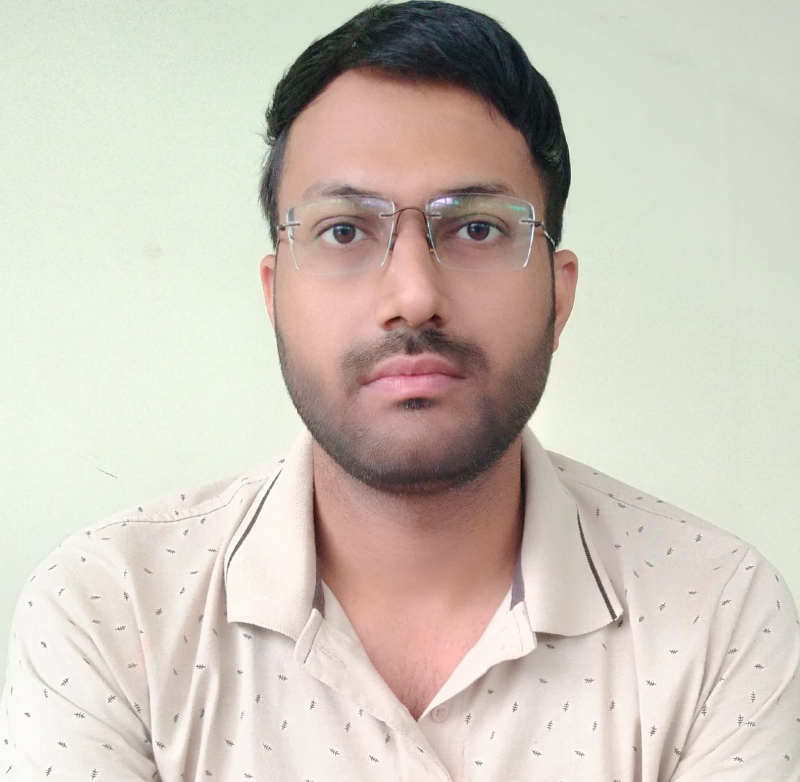
#> input picture 12-Aug/rohit.jpg, 1599 x 1564 px (shown at 1/2 size)
$ jupyter execute img_read.ipynb
#> lines starting #> are read from the running program, lines starting #| are printed output that depends on the picture
[cell 1]
import cv2
import matplotlib.pyplot as plt

[cell 2]
img = cv2.imread("rohit.jpg")
#> img is the input picture: shape (1564, 1599, 3); mean B, G, R 189, 199.5, 207.5

[cell 3]
plt.imshow(img)

[cell 4]
img.size
#> Out = 7502508

[cell 5]
img.shape
#> Out = (1564, 1599, 3)

[cell 6]
1564*1599*3

[cell 7]
a = img[50, 50]
#> a = [206, 221, 213]

[cell 8]
a
#> Out = [206, 221, 213]

[cell 9]
img1=cv2.imread("rohit.jpg")

[cell 10]
b,g,r = cv2.split(img1)
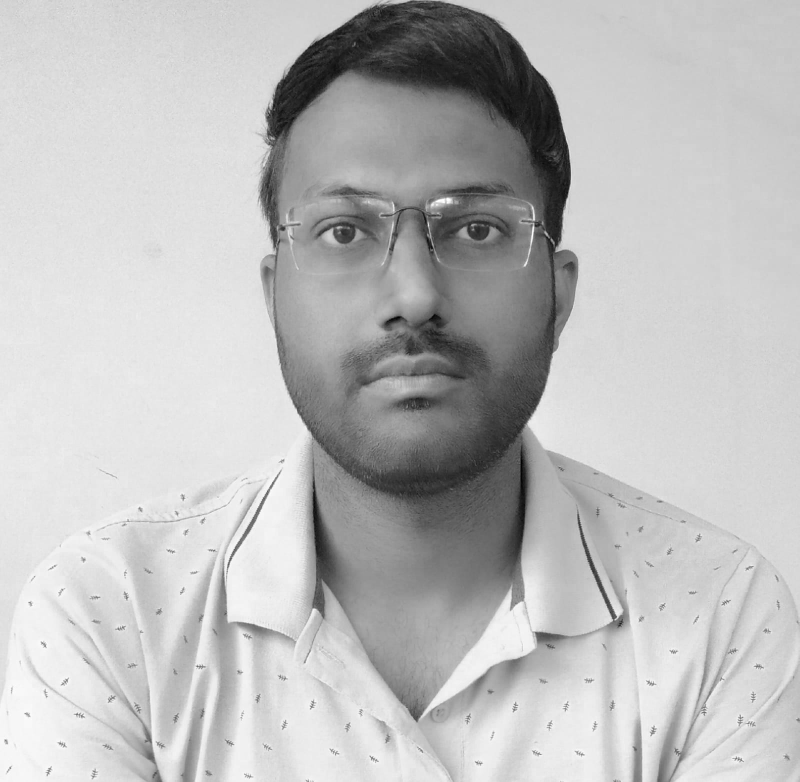
#> b: shape (1564, 1599) (shown at 1/2 size); min 0, max 255, mean 189
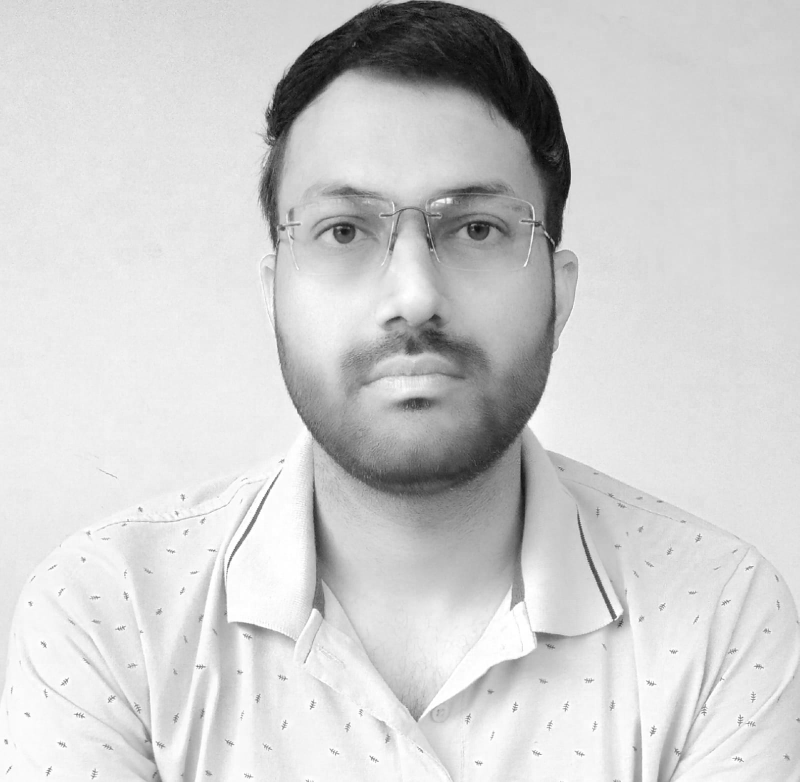
#> r: shape (1564, 1599) (shown at 1/2 size); min 0, max 255, mean 207.5

[cell 11]
r.shape, g.shape, b.shape

[cell 12]
img_rgb = cv2.cvtColor(img, cv2.COLOR_BGR2RGB)

[cell 13]
plt.imshow(img_rgb)

[cell 14]
img_rgb1 = cv2.resize(img_rgb, (100,200))
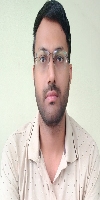
#> img_rgb1: shape (200, 100, 3); mean R, G, B 207.3, 199.4, 188.9
plt.imshow(img_rgb1)

[cell 15]
img_f1 = cv2.flip(img_rgb, 0)
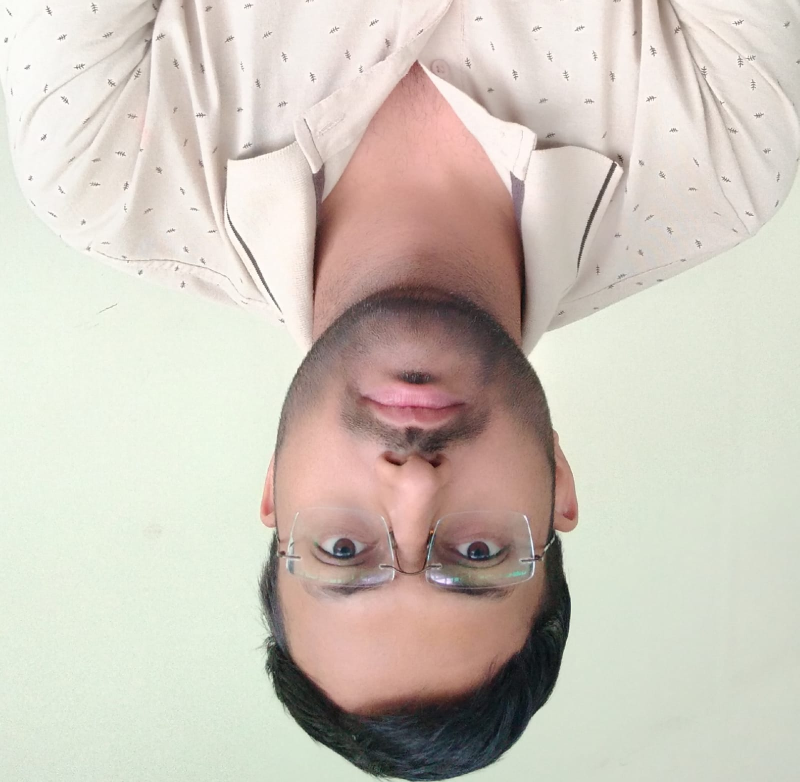
#> img_f1: shape (1564, 1599, 3) (shown at 1/2 size); mean R, G, B 207.5, 199.5, 189
plt.imshow(img_f1)

[cell 16]
img_rgb.shape
#> Out = (1564, 1599, 3)

[cell 17]
x_offset = 1564 - 500
y_offset = 1564 - 500

[cell 18]
rows, cols, channels = img_rgb.shape
#> rows = 1564; cols = 1599; channels = 3

[cell 19]
roi = img_rgb[0:x_offset, 0:y_offset]
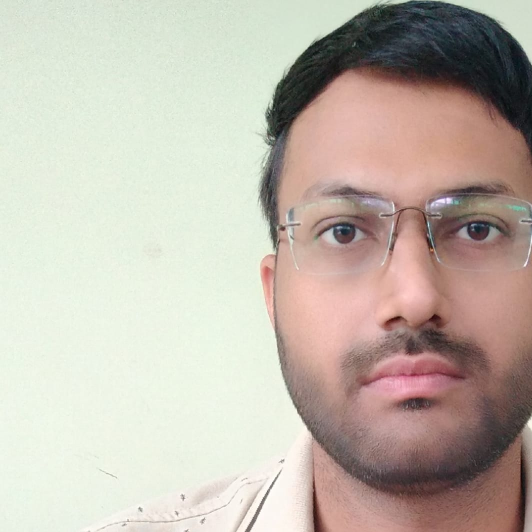
#> roi: shape (1064, 1064, 3) (shown at 1/2 size); mean R, G, B 194.5, 185.1, 173.9
plt.imshow(roi)

[cell 20]
roi = img_rgb[x_offset:rows, y_offset:cols]
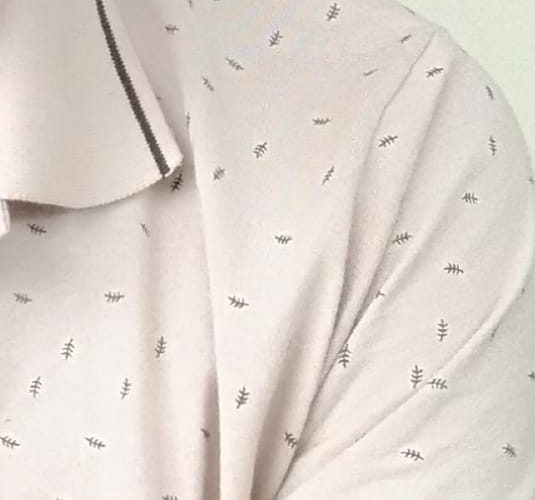
#> roi: shape (500, 535, 3); mean R, G, B 222.9, 214.1, 207.2
plt.imshow(roi)

[cell 21]
roi = img_rgb[350:570, 0:cols]
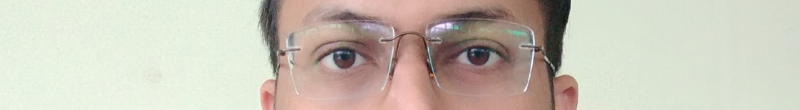
#> roi: shape (220, 1599, 3) (shown at 1/2 size); mean R, G, B 201.5, 195.7, 182.8
plt.imshow(roi)

[cell 22]
plt.imshow(img_rgb)

[cell 23]
f = cv2.FONT_HERSHEY_SIMPLEX
cv2.putText(img_rgb, text = "rohit", org=(0, 100), fontFace=f,fontScale=2,color=(155,200,105), thickness=3)
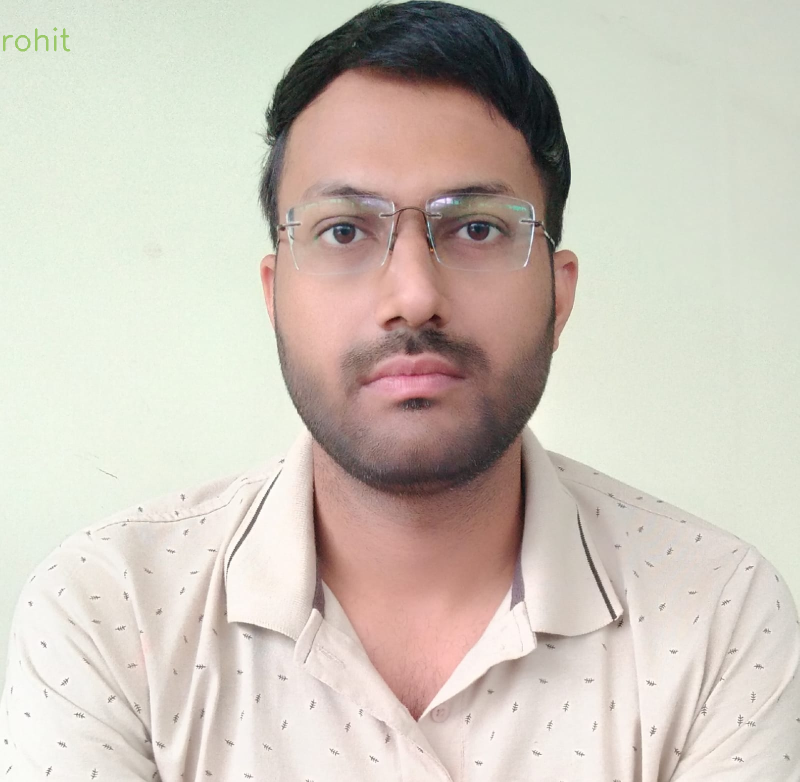
#> img_rgb: shape (1564, 1599, 3) (shown at 1/2 size); mean R, G, B 207.4, 199.4, 189
plt.imshow(img_rgb)

[cell 24]
img_gray = cv2.cvtColor(img_rgb, cv2.COLOR_BGR2GRAY)
plt.imshow(img_gray)

$ run again, with 12-Aug/sharma.jpg copied over 12-Aug/rohit.jpg
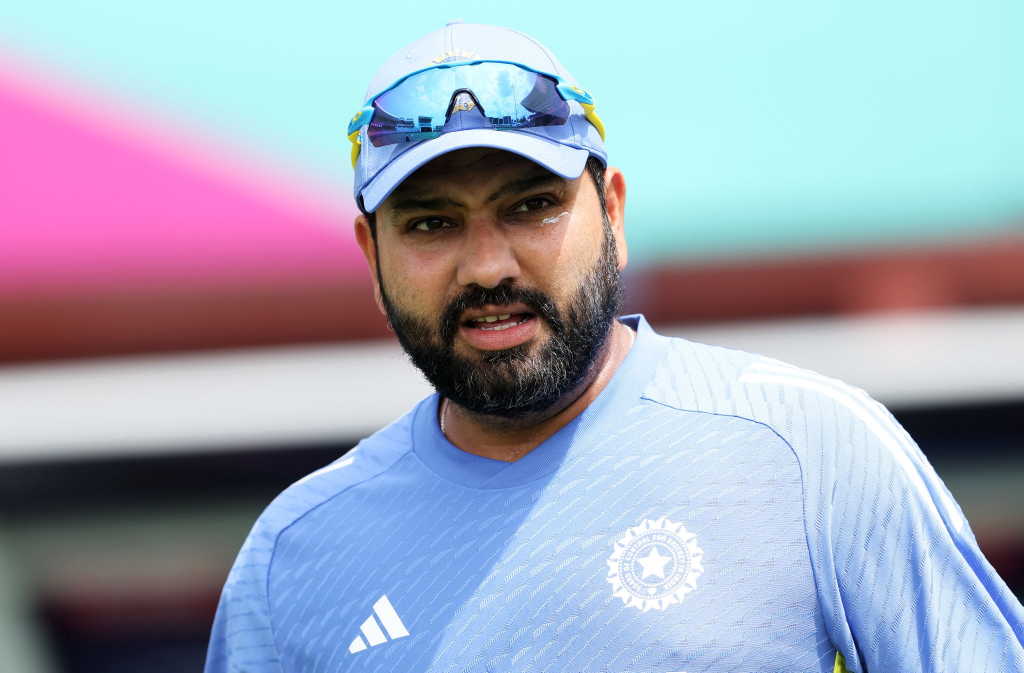
#> input picture 12-Aug/sharma.jpg, 2048 x 1345 px (shown at 1/2 size)
#> img is the input picture: shape (1345, 2048, 3); mean B, G, R 184.9, 167.4, 161
#> a = [248, 246, 192]
#> `roi = img_rgb[350:570, 0:cols]`:
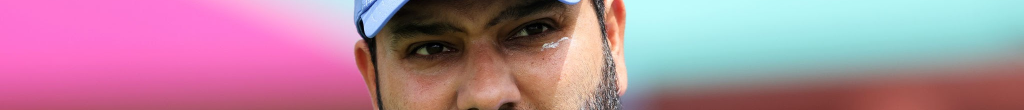
#> roi: shape (220, 2048, 3) (shown at 1/2 size); mean R, G, B 177.6, 136.3, 156.3
#> `img_gray = cv2.cvtColor(img_rgb, cv2.COLOR_BGR2GRAY)`:
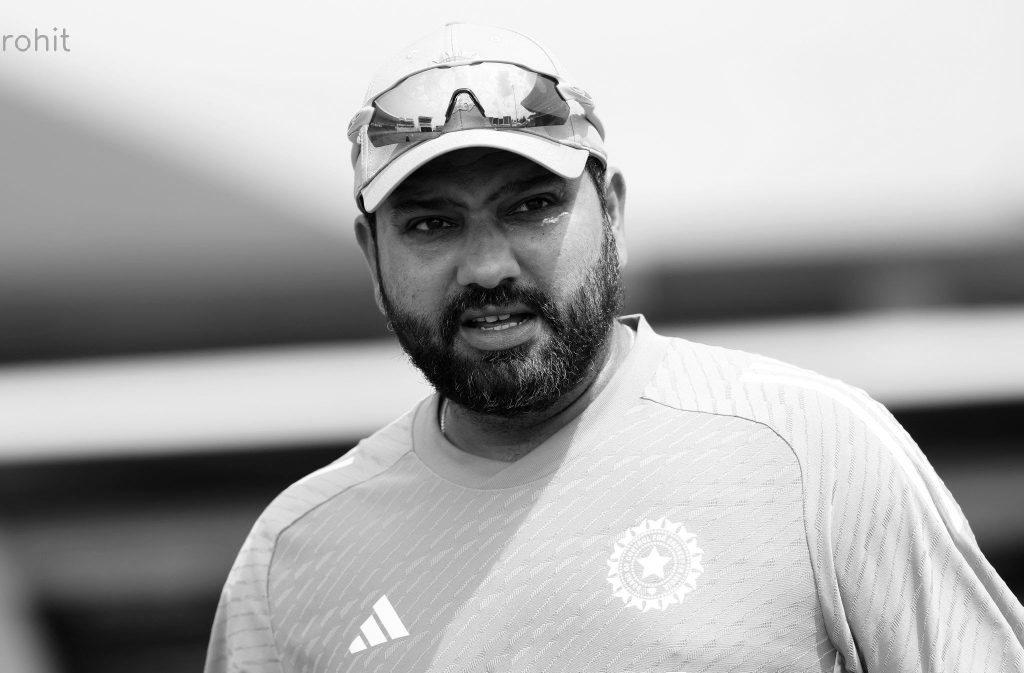
#> img_gray: shape (1345, 2048) (shown at 1/2 size); min 0, max 255, mean 171.8
